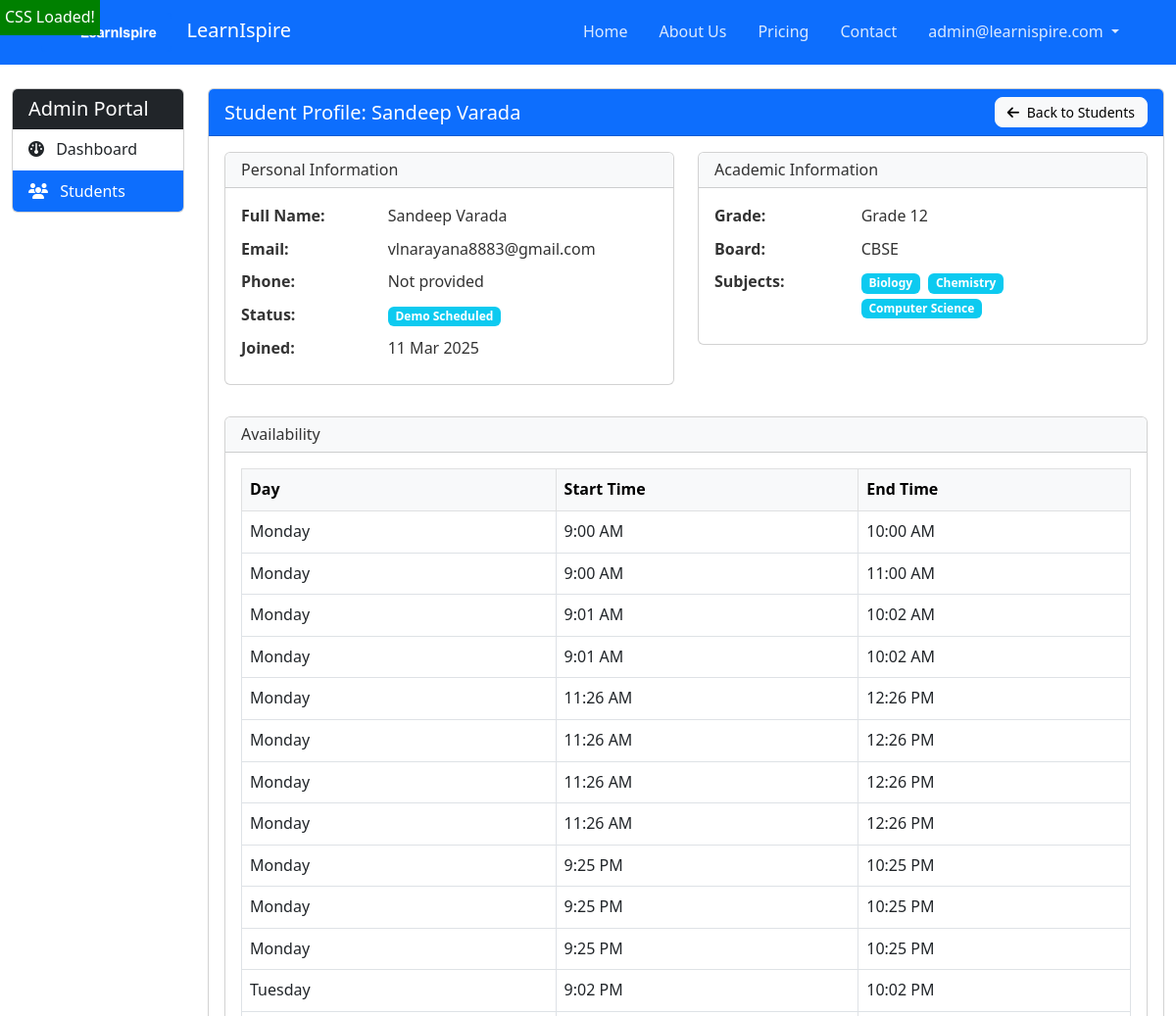
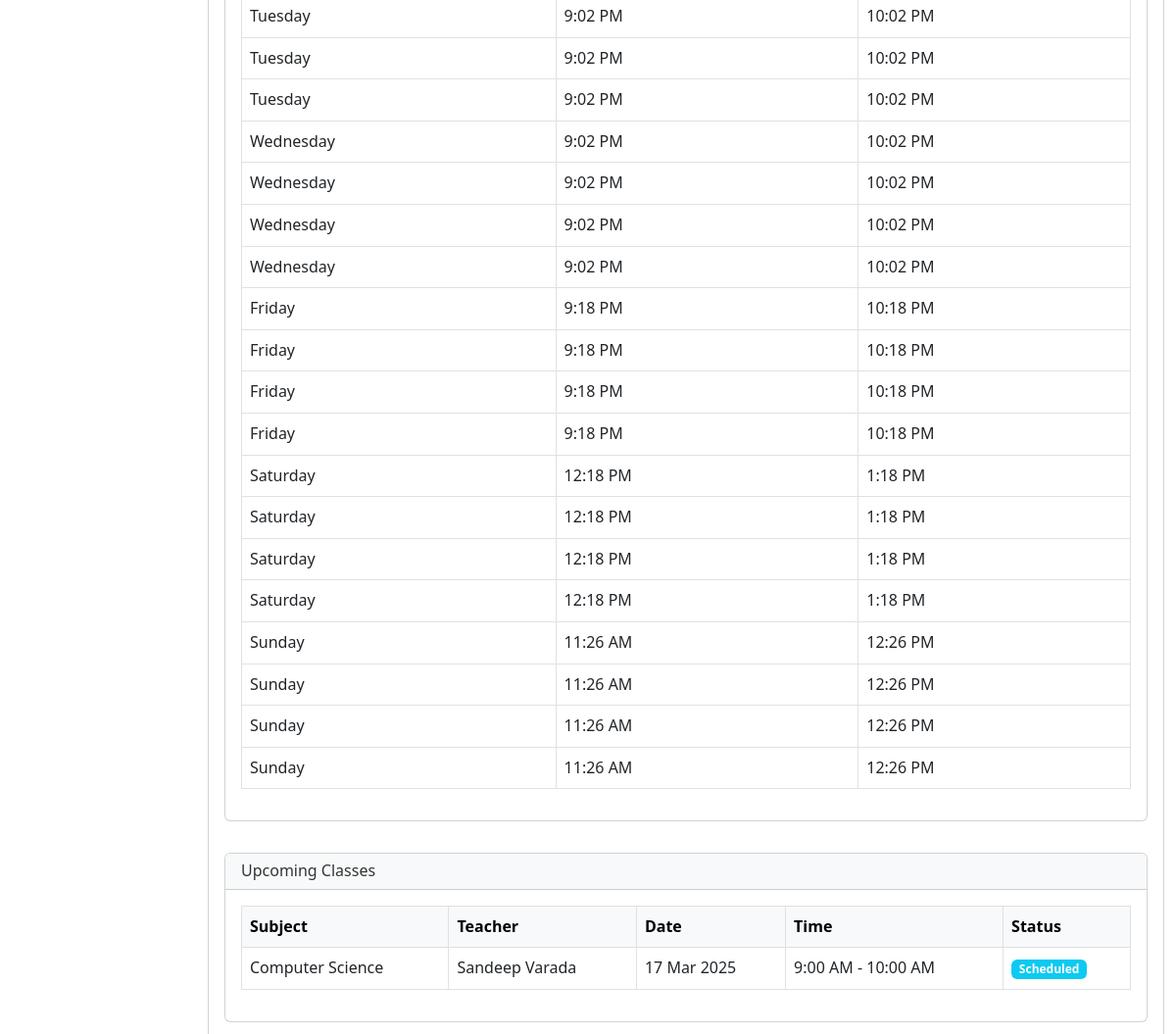
/admin-portal/students/2/ (signed in, upper part), run on an earlier commit of the app's database (2 pictures, top to bottom).
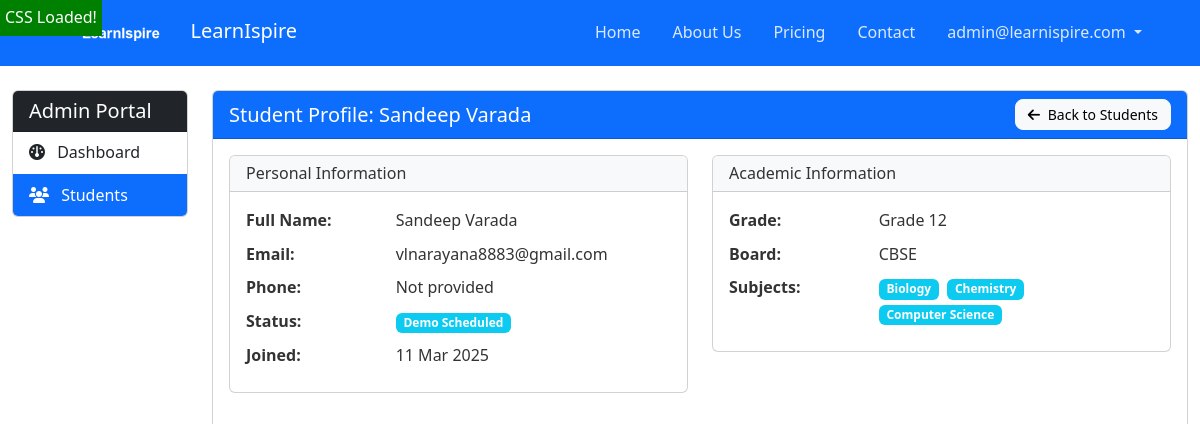
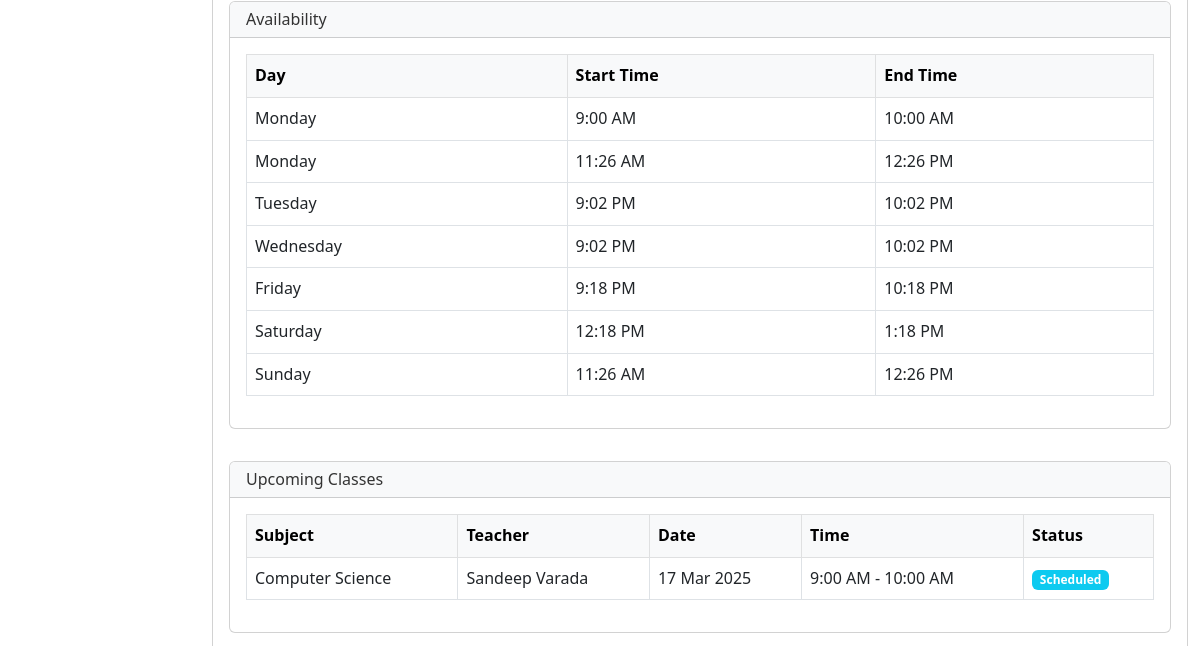
And on a later commit of the database (2 pictures, top to bottom).
### common/models.py (models this page shows, shortened)
class Subject(models.Model):
    name = models.CharField(max_length=100)
    description = models.TextField(blank=True)
    icon = models.ImageField(upload_to="subject_icons/", null=True, blank=True)
    is_active = models.BooleanField(default=True)
    class Meta:
        ordering = ["name"]

### scheduling/models.py (models this page shows, shortened)
class Availability(models.Model):
    DAYS_OF_WEEK = (
        (0, "Monday"),
        (1, "Tuesday"),
        (2, "Wednesday"),
        (3, "Thursday"),
        (4, "Friday"),
        (5, "Saturday"),
        (6, "Sunday"),
    )
    user = models.ForeignKey(
        "accounts.CustomUser", on_delete=models.CASCADE, related_name="availabilities"
    )
    day_of_week = models.IntegerField(choices=DAYS_OF_WEEK)
    start_time = models.TimeField()
    end_time = models.TimeField()
    is_recurring = models.BooleanField(default=True)
    created_at = models.DateTimeField(auto_now_add=True)
    class Meta:
        ordering = ["day_of_week", "start_time"]
        verbose_name_plural = "Availabilities"

class Class(models.Model):
    CLASS_STATUS = (
        ("SCHEDULED", "Scheduled"),
        ("IN_PROGRESS", "In Progress"),
        ("COMPLETED", "Completed"),
        ("CANCELLED", "Cancelled"),
        ("MISSED", "Missed"),
    )
    student = models.ForeignKey(
        "accounts.CustomUser", on_delete=models.CASCADE, related_name="student_classes"
    )
    teacher = models.ForeignKey(
        "accounts.CustomUser", on_delete=models.CASCADE, related_name="teacher_classes"
    )
    subject = models.ForeignKey(
        "common.Subject", on_delete=models.CASCADE, related_name="classes"
    )
    start_time = models.DateTimeField()
    end_time = models.DateTimeField()
    status = models.CharField(max_length=20, choices=CLASS_STATUS, default="SCHEDULED")
    is_demo = models.BooleanField(default=False)
    meeting_link = models.URLField(blank=True)
    meeting_id = models.CharField(max_length=100, blank=True)
    notes = models.TextField(blank=True)
    created_at = models.DateTimeField(auto_now_add=True)
    updated_at = models.DateTimeField(auto_now=True)
    class Meta:
        verbose_name_plural = "Classes"
        ordering = ["start_time"]

### accounts/models.py (models this page shows, shortened)
class CustomUser(AbstractUser):
    USER_ROLES = (
        ("student", "Student"),
        ("teacher", "Teacher"),
        ("admin", "Admin"),
    )
    email = models.EmailField(_("email address"), unique=True)
    phone_number = models.CharField(max_length=15, unique=False)
    is_phone_verified = models.BooleanField(default=False)
    role = models.CharField(max_length=10, choices=USER_ROLES, default="student")
    USERNAME_FIELD = "email"
    REQUIRED_FIELDS = ["username", "phone_number"]

### admin_dashboard/views.py (the view)
class StudentDetailView(AdminAccessMixin, View):
    template_name = "admin_dashboard/student_detail.html"
    def get(self, request, student_id):
        student_profile = get_object_or_404(StudentProfile, id=student_id)
        student = student_profile.user
        upcoming_classes = Class.objects.filter(
            student=student,
            start_time__gte=timezone.now(),
            status__in=["SCHEDULED", "IN_PROGRESS"],
        ).order_by("start_time")
        past_classes = Class.objects.filter(
            student=student, end_time__lt=timezone.now()
        ).order_by("-start_time")[:10]
        payments = Payment.objects.filter(student=student).order_by("-created_at")[:5]
        availabilities = Availability.objects.filter(user=student).order_by(
            "day_of_week", "start_time"
        )
        pending_demos = StudentProfile.objects.filter(status="DEMO_PENDING").count()
        pending_teacher_approvals = TeacherProfile.objects.filter(
            status="PENDING"
        ).count()
        pending_leave_requests = LeaveRequest.objects.filter(status="PENDING").count()
        context = {
            "profile": student_profile,
            "student": student,
            "upcoming_classes": upcoming_classes,
            "past_classes": past_classes,
            "payments": payments,
            "availabilities": availabilities,
            "pending_demo_count": pending_demos,
            "pending_teacher_count": pending_teacher_approvals,
            "pending_leave_count": pending_leave_requests,
        }
        return render(request, self.template_name, context)

### admin_dashboard/views.py (called while the page is built)
    def dispatch(self, request, *args, **kwargs):
        if not request.user.is_superuser:
            messages.error(request, "Access denied. Admin account required.")
            return redirect("landing:home")
        return super().dispatch(request, *args, **kwargs)

### templates/admin_dashboard/student_detail.html (shortened to what the changed rows need)
{% extends 'base.html' %}
{% load static %}
{% block content %}
<div class="container-fluid py-4">
    <div class="row">
        <div class="col-md-10">
            <div class="card mb-4">
                <div class="card-body">
                    <div class="row">
                        <div class="col-md-6">
                            <div class="card mb-3">
                                <div class="card-body">
                                    <div class="row mb-2">
                                        <div class="col-md-8">
                                            {% for subject in profile.selected_subjects.all %}
                                                <span class="badge bg-info me-1">{{ subject.name }}</span>
                                            {% empty %}
                                                No subjects selected
                                            {% endfor %}
                                        </div>
                                    </div>
                                </div>
                            </div>
                        </div>
                    </div>
                    <div class="row mt-3">
                        <div class="col-12">
                            <div class="card mb-3">
                                <div class="card-body">
                                    {% if availabilities %}
                                        <div class="table-responsive">
                                            <table class="table table-bordered table-hover">
                                                <thead class="table-light">
                                                    <tr>
                                                        <th>Day</th>
                                                        <th>Start Time</th>
                                                        <th>End Time</th>
                                                    </tr>
                                                </thead>
                                                <tbody>
                                                    {% for slot in availabilities %}
                                                        <tr>
                                                            <td>{{ slot.get_day_of_week_display }}</td>
                                                            <td>{{ slot.start_time|time:"g:i A" }}</td>
                                                            <td>{{ slot.end_time|time:"g:i A" }}</td>
                                                        </tr>
                                                    {% endfor %}
                                                </tbody>
                                            </table>
                                        </div>
                                    {% else %}
                                        <p class="text-muted">No availability slots set.</p>
                                    {% endif %}
                                </div>
                            </div>
                        </div>
                    </div>
                    <div class="row mt-3">
                        <div class="col-12">
                            <div class="card mb-3">
                                <div class="card-body">
                                    {% if upcoming_classes %}
                                        <div class="table-responsive">
                                            <table class="table table-bordered table-hover">
                                                <thead class="table-light">
                                                    <tr>
                                                        <th>Subject</th>
                                                        <th>Teacher</th>
                                                        <th>Date</th>
                                                        <th>Time</th>
                                                        <th>Status</th>
                                                    </tr>
                                                </thead>
                                                <tbody>
                                                    {% for class in upcoming_classes %}
                                                        <tr>
                                                            <td>{{ class.subject.name }}</td>
                                                            <td>{{ class.teacher.get_full_name }}</td>
                                                            <td>{{ class.start_time|date:"d M Y" }}</td>
                                                            <td>{{ class.start_time|time:"g:i A" }} - {{ class.end_time|time:"g:i A" }}</td>
                                                            <td>
                                                                <span class="badge bg-{% if class.status == 'SCHEDULED' %}info{% elif class.status == 'IN_PROGRESS' %}primary{% else %}success{% endif %}">
                                                                    {{ class.get_status_display }}
                                                                </span>
                                                            </td>
                                                        </tr>
                                                    {% endfor %}
                                                </tbody>
                                            </table>
                                        </div>
                                    {% else %}
                                        <p class="text-muted">No upcoming classes scheduled.</p>
                                    {% endif %}
                                </div>
                            </div>
                        </div>
                    </div>
                </div>
            </div>
        </div>
    </div>
</div>
{% endblock %}

What changed in the data, as far as the page shows it:
removed Availability: day_of_week "Monday", start_time "9:00 AM", end_time "11:00 AM"
removed Availability: day_of_week "Monday", start_time "9:01 AM", end_time "10:02 AM"
removed Availability: day_of_week "Monday", start_time "9:01 AM", end_time "10:02 AM"
removed Availability: day_of_week "Monday", start_time "11:26 AM", end_time "12:26 PM"
removed Availability: day_of_week "Monday", start_time "11:26 AM", end_time "12:26 PM"
removed Availability: day_of_week "Monday", start_time "11:26 AM", end_time "12:26 PM"
removed Availability: day_of_week "Monday", start_time "9:25 PM", end_time "10:25 PM"
removed Availability: day_of_week "Monday", start_time "9:25 PM", end_time "10:25 PM"
removed Availability: day_of_week "Monday", start_time "9:25 PM", end_time "10:25 PM"
removed Availability: day_of_week "Tuesday", start_time "9:02 PM", end_time "10:02 PM"
removed Availability: day_of_week "Tuesday", start_time "9:02 PM", end_time "10:02 PM"
removed Availability: day_of_week "Tuesday", start_time "9:02 PM", end_time "10:02 PM"
removed Availability: day_of_week "Wednesday", start_time "9:02 PM", end_time "10:02 PM"
removed Availability: day_of_week "Wednesday", start_time "9:02 PM", end_time "10:02 PM"
removed Availability: day_of_week "Wednesday", start_time "9:02 PM", end_time "10:02 PM"
removed Availability: day_of_week "Friday", start_time "9:18 PM", end_time "10:18 PM"
removed Availability: day_of_week "Friday", start_time "9:18 PM", end_time "10:18 PM"
removed Availability: day_of_week "Friday", start_time "9:18 PM", end_time "10:18 PM"
removed Availability: day_of_week "Saturday", start_time "12:18 PM", end_time "1:18 PM"
removed Availability: day_of_week "Saturday", start_time "12:18 PM", end_time "1:18 PM"
removed Availability: day_of_week "Saturday", start_time "12:18 PM", end_time "1:18 PM"
removed Availability: day_of_week "Sunday", start_time "11:26 AM", end_time "12:26 PM"
removed Availability: day_of_week "Sunday", start_time "11:26 AM", end_time "12:26 PM"
removed Availability: day_of_week "Sunday", start_time "11:26 AM", end_time "12:26 PM"
